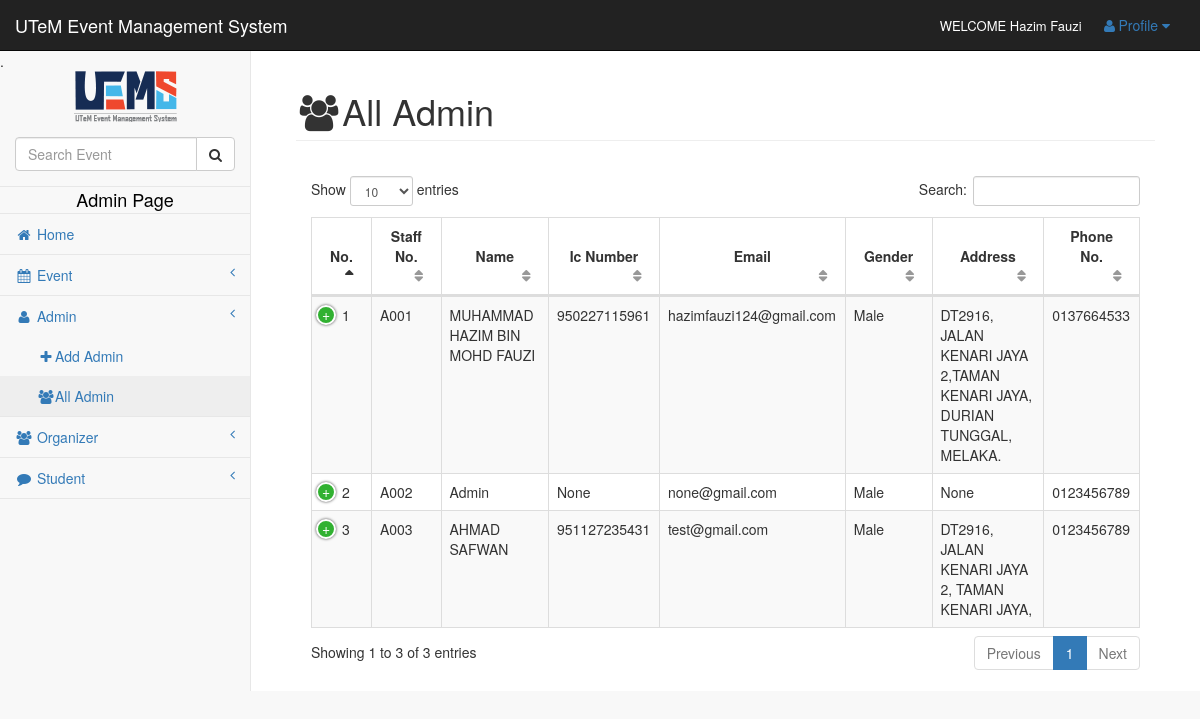
The page /user/admin/view_admin.php (signed in) on the database its author committed.
### tables this page shows
CREATE TABLE `user` (
  `userId` varchar(20) NOT NULL,
  `name` varchar(60) NOT NULL,
  `icNum` varchar(12) NOT NULL,
  `password` longtext NOT NULL,
  `email` varchar(50) NOT NULL,
  `gender` varchar(10) NOT NULL,
  `address` varchar(100) NOT NULL,
  `phoneNum` varchar(20) NOT NULL,
  `yearLevel` varchar(20) NOT NULL,
  `level` varchar(10) NOT NULL,
  `status` varchar(10) NOT NULL
);

### user/admin/session.php (called while the page is built, shortened)
<?php
$session_id=$_SESSION['id'];
?>

### user/admin/view_admin.php (the view, shortened to what this page needs)
<?php include('header.php'); ?>
<?php include('session.php'); ?>
<?php include('admin_top_navbar.php'); ?>
<?php include('admin_sidebar.php'); ?>
        <div id="page-wrapper">
            <div class="container-fluid">
                <div class="row">
                    <div class="col-lg-12">
                        <h1 class="page-header"><i class="fa fa-group fa-fw"></i>All Admin</h1>
                    </div>
                </div>
                <div class="panel-body">
                            <table width="100%" class="table table-striped table-bordered table-hover" id="dataTables-example">
                                <thead>
                                    <tr>
                                        <center>
                                        	<th><center>No.</center></th>
											<th><center>Staff No.</center></th>
											<th><center>Name</center></th>
											<th><center>Ic Number</center></th>
                                            <th><center>Email</center></th>
											<th><center>Gender</center></th>
											<th><center>Address</center></th>
											<th><center>Phone No.</center></th>
										</center>
                                    </tr>
                                </thead>
                                <tbody>
                                  <?php  $user_query=mysql_query("select * from user where level='Admin' and userId !='$session_id'")or die(mysql_error());
								  $bil=0;
									while($row=mysql_fetch_array($user_query)){
									$bil++;
									$id=$row['userId'];  ?>
									<tr class="del<?php echo $id ?>">
                                    	<td><?php echo $bil; ?></td>
										<td><?php echo $row['userId']; ?></td>
										<td><?php echo $row['name']; ?> </td>
										<td><?php echo $row['icNum']; ?> </td>
										<td><?php echo $row['email']; ?> </td>
										<td><?php echo $row['gender']; ?> </td>
										<td><?php echo $row['address']; ?></td>
										<td><?php echo $row['phoneNum']; ?></td>
								    </tr>
									<?php  }  ?>
                                </tbody>
                            </table>
                        </div>
                    </div>
                </div>
            </div>
</body>
</html>

### user/admin/admin_top_navbar.php (shortened to what this page needs)
<div id="wrapper">
<nav class="navbar navbar-inverse navbar-static-top" role="navigation" style="margin-bottom: 0">
<div class="navbar-header">
  <a class="navbar-brand" href="index.php">UTeM Event Management System</a> </div>
<ul class="nav navbar-top-links navbar-right">
  <li class ="text">
    <p><font size="2" color="white">WELCOME
      <?php
						$query = mysql_query("select name from user where userId = '$session_id'")or die(mysql_error());
						$row=mysql_fetch_array($query);
						echo $row[0];
						?>
      </font></p>
  </li>
  <li class="dropdown"> <a class="dropdown-toggle" data-toggle="dropdown" href="#"> <i class="fa fa-user fa-fw"></i>Profile <i class="fa fa-caret-down"></i> </a>
  </li>
</ul>

### rows shown on the page
user: name "Hazim Fauzi"
user: userId "A001", name "MUHAMMAD HAZIM BIN MOHD FAUZI", icNum "950227115961", email "hazimfauzi124@gmail.com", gender "Male", address "DT2916, JALAN KENARI JAYA 2,TAMAN KENARI JAYA, DURIAN TUNGGAL, MELAKA.", phoneNum "0137664533"
user: userId "A002", name "Admin", icNum "None", email "none@gmail.com", gender "Male", address "None", phoneNum "0123456789"
user: userId "A003", name "AHMAD SAFWAN", icNum "951127235431", email "test@gmail.com", gender "Male", address "DT2916, JALAN KENARI JAYA 2, TAMAN KENARI JAYA,", phoneNum "0123456789"
